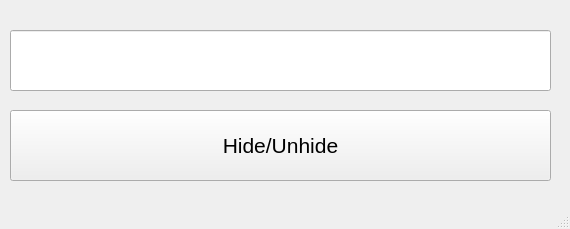
<?xml version="1.0" encoding="UTF-8"?>
<ui version="4.0">
 <class>MainWindow</class>
 <widget class="QMainWindow" name="MainWindow">
  <property name="geometry">
   <rect>
    <x>0</x>
    <y>0</y>
    <width>570</width>
    <height>229</height>
   </rect>
  </property>
  <property name="windowTitle">
   <string>MainWindow</string>
  </property>
  <widget class="QWidget" name="centralwidget">
   <widget class="QPushButton" name="pushButton">
    <property name="geometry">
     <rect>
      <x>10</x>
      <y>110</y>
      <width>541</width>
      <height>71</height>
     </rect>
    </property>
    <property name="font">
     <font>
      <pointsize>16</pointsize>
     </font>
    </property>
    <property name="text">
     <string>Hide/Unhide</string>
    </property>
   </widget>
   <widget class="QLineEdit" name="lineEdit">
    <property name="geometry">
     <rect>
      <x>10</x>
      <y>30</y>
      <width>541</width>
      <height>61</height>
     </rect>
    </property>
    <property name="font">
     <font>
      <pointsize>16</pointsize>
     </font>
    </property>
   </widget>
  </widget>
  <widget class="QMenuBar" name="menubar">
   <property name="geometry">
    <rect>
     <x>0</x>
     <y>0</y>
     <width>570</width>
     <height>26</height>
    </rect>
   </property>
  </widget>
  <widget class="QStatusBar" name="statusbar"/>
 </widget>
 <resources/>
 <connections/>
</ui>
